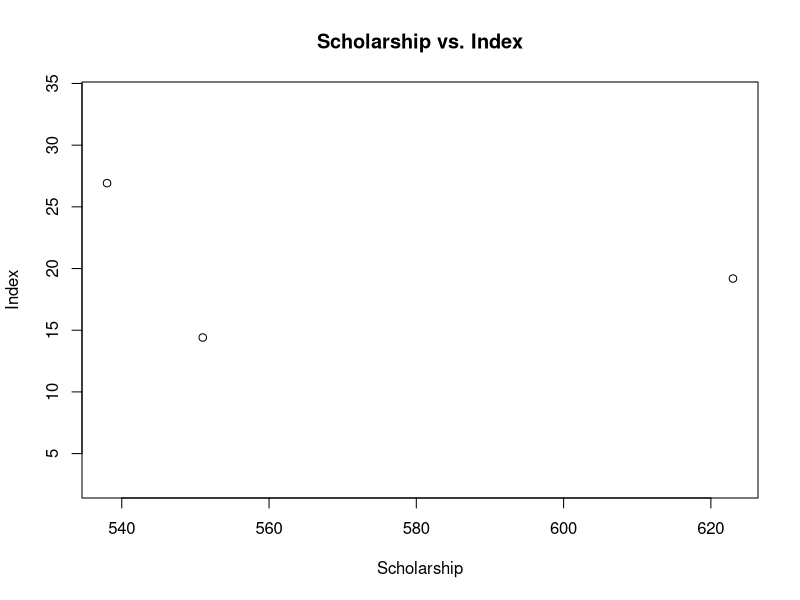
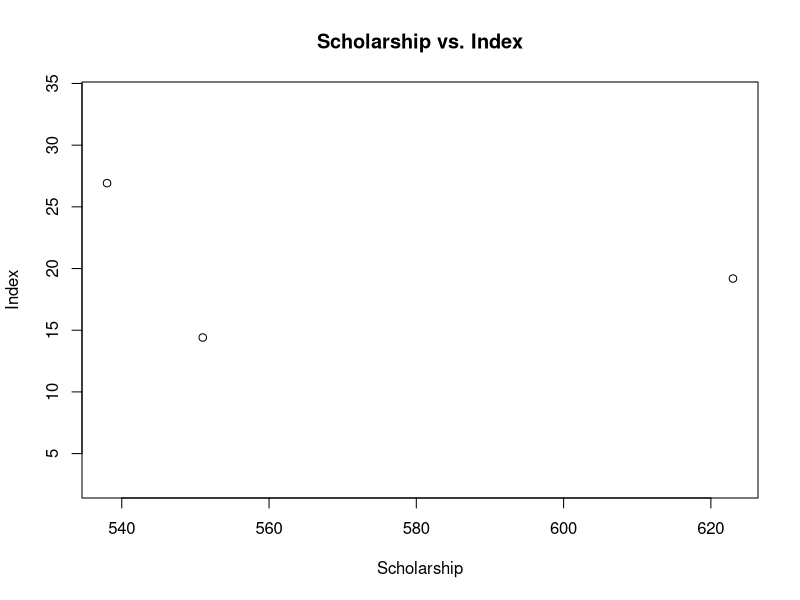

R code for these plots, in order:
## ---- chunk 1
knitr::opts_chunk$set(echo = TRUE)
## ---- chunk 2
Final <- read.csv("./Final.csv")
#Final[,3] <- as.numeric(as.character(Final[,3]))
Final[,6] <- as.numeric(Final[,6])
Final$Scholarship
head(Final)
## ---- chunk 3
plot(Index ~ Scholarship, data = Final, main = "Scholarship vs. Index")
## ---- chunk 4
model <- lm(Index ~ Scholarship, data = Final)
model2 <- lm(Index ~ Scholarship + Sat75 + Admissions, data = Final)
model3 <- lm(Index ~ Scholarship + Sat75, data = Final)
summary(model)
summary(model2)
summary(model3)
## ---- chunk 5
#index <- 1:nrow(Final)
#slopes.boot <-matrix(NA, nrow = 10000)
#for(i in 1:10000) {
#  index.boot <-sample(index, replace = TRUE)
#  Final.boot <- Final[index.boot, ]
#  fit.boot <- lm(Index~Scholarship, data = Final.boot)
#  slopes.boot[i] <- coefficients(fit.boot)[2]
#}

#quantile(slopes.boot, c(0.025, 0.975), na.rm = TRUE)
## ---- chunk 6
plot(Index ~ Scholarship, data = Final, main = "Scholarship vs. Index")
